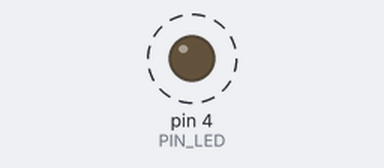
Simulated run of this sketch. Board: Arduino Uno, built with avr-gcc and run on an emulated ATmega328P. Shown: output pins drawn as LEDs (lit = HIGH). Dashed ring = blinking.

Above: at 0.5 s.
Timing chart, 0 to 4.6 s (numbered marks = the images above):
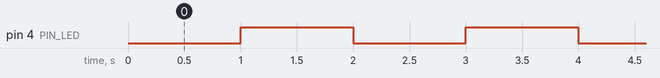

Measured:
- by itself, pin 4 (PIN_LED): alternates HIGH for 1.0 s and LOW for 1.0 s

The sketch:

blinkled.ino
```cpp
/*
  Turns on an LED on for one second, then off for one second, repeatedly.

  Note that this requires the external power supply to be on.
  Note that some LEDs are turn on with HIGH, others with LOW.
  Can be on together with the power supplied by the USB cable.
 */

// pin configuration
#define PIN_LED 4  // PIN number of LED

// the setup routine runs once when you press reset:
void setup() {
  pinMode(PIN_LED, OUTPUT);  // initialize the digital pin as an output.
}

// the loop routine runs over and over again forever:
void loop() {
  digitalWrite(PIN_LED, LOW);   // turn the LED on
  delay(1000);                  // wait for a second (1000 milliseconds)
  digitalWrite(PIN_LED, HIGH);  // turn the LED off
  delay(1000);
}
```
